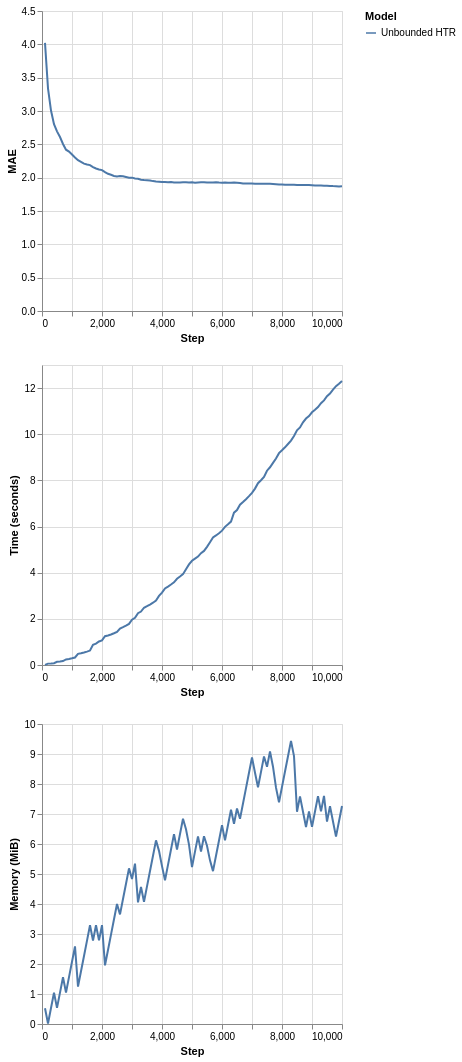

The code cell stored with this chart in its notebook:
### Code cell
plot_performance(
    synth.Friedman(seed=42).take(10_000),
    metrics.MAE(),
    {
        "Unbounded HTR": (
            preprocessing.StandardScaler() |
            tree.HoeffdingTreeRegressor(splitter=tree.splitter.EBSTSplitter())
        )
    }
)

### Figure 1 — Vega-Lite specification as saved in the notebook (floating-point values rounded to 4 significant figures)
{"config": {"view": {"continuousWidth": 300, "continuousHeight": 300}}, "vconcat": [{"mark": {"type": "line"}, "encoding": {"color": {"field": "Model", "type": "nominal"}, "x": {"field": "Step", "type": "quantitative"}, "y": {"field": "Metric", "title": "MAE", "type": "quantitative"}}}, {"mark": {"type": "line"}, "encoding": {"color": {"field": "Model", "type": "nominal"}, "x": {"field": "Step", "type": "quantitative"}, "y": {"field": "Time", "title": "Time (seconds)", "type": "quantitative"}}}, {"mark": {"type": "line"}, "encoding": {"color": {"field": "Model", "type": "nominal"}, "x": {"field": "Step", "type": "quantitative"}, "y": {"field": "Memory", "title": "Memory (MiB)", "type": "quantitative"}}}], "data": {"name": "data-bb2352ab87e09b5c0d295cd5fe3f3d21"}, "$schema": "https://vega.github.io/schema/vega-lite/v6.1.0.json", "datasets": {"data-bb2352ab87e09b5c0d295cd5fe3f3d21": [{"Step": 100, "Metric": 4.023, "Time": 0.00514, "Memory": 0.5266, "Model": "Unbounded HTR"}, {"Step": 200, "Metric": 3.34, "Time": 0.05956, "Memory": 0.01571, "Model": "Unbounded HTR"}, {"Step": 300, "Metric": 3.007, "Time": 0.06465, "Memory": 0.5313, "Model": "Unbounded HTR"}, {"Step": 400, "Metric": 2.803, "Time": 0.0781, "Memory": 1.042, "Model": "Unbounded HTR"}, {"Step": 500, "Metric": 2.695, "Time": 0.1393, "Memory": 0.5361, "Model": "Unbounded HTR"}, {"Step": 600, "Metric": 2.61, "Time": 0.1523, "Memory": 1.047, "Model": "Unbounded HTR"}, {"Step": 700, "Metric": 2.506, "Time": 0.1725, "Memory": 1.558, "Model": "Unbounded HTR"}, {"Step": 800, "Metric": 2.42, "Time": 0.242, "Memory": 1.052, "Model": "Unbounded HTR"}, {"Step": 900, "Metric": 2.391, "Time": 0.2623, "Memory": 1.563, "Model": "Unbounded HTR"}, {"Step": 1000, "Metric": 2.346, "Time": 0.2903, "Memory": 2.074, "Model": "Unbounded HTR"}, {"Step": 1100, "Metric": 2.303, "Time": 0.3251, "Memory": 2.585, "Model": "Unbounded HTR"}, {"Step": 1200, "Metric": 2.262, "Time": 0.4834, "Memory": 1.245, "Model": "Unbounded HTR"}, {"Step": 1300, "Metric": 2.237, "Time": 0.5081, "Memory": 1.756, "Model": "Unbounded HTR"}, {"Step": 1400, "Metric": 2.211, "Time": 0.5393, "Memory": 2.268, "Model": "Unbounded HTR"}, {"Step": 1500, "Metric": 2.198, "Time": 0.5777, "Memory": 2.779, "Model": "Unbounded HTR"}, {"Step": 1600, "Metric": 2.188, "Time": 0.6254, "Memory": 3.29, "Model": "Unbounded HTR"}, {"Step": 1700, "Metric": 2.159, "Time": 0.8776, "Memory": 2.783, "Model": "Unbounded HTR"}, {"Step": 1800, "Metric": 2.137, "Time": 0.9253, "Memory": 3.294, "Model": "Unbounded HTR"}, {"Step": 1900, "Metric": 2.124, "Time": 1.02, "Memory": 2.786, "Model": "Unbounded HTR"}, {"Step": 2000, "Metric": 2.113, "Time": 1.067, "Memory": 3.298, "Model": "Unbounded HTR"}, {"Step": 2100, "Metric": 2.083, "Time": 1.247, "Memory": 1.956, "Model": "Unbounded HTR"}, {"Step": 2200, "Metric": 2.058, "Time": 1.281, "Memory": 2.468, "Model": "Unbounded HTR"}, {"Step": 2300, "Metric": 2.043, "Time": 1.324, "Memory": 2.979, "Model": "Unbounded HTR"}, {"Step": 2400, "Metric": 2.026, "Time": 1.375, "Memory": 3.49, "Model": "Unbounded HTR"}, {"Step": 2500, "Metric": 2.018, "Time": 1.433, "Memory": 4.001, "Model": "Unbounded HTR"}, {"Step": 2600, "Metric": 2.023, "Time": 1.579, "Memory": 3.654, "Model": "Unbounded HTR"}, {"Step": 2700, "Metric": 2.02, "Time": 1.641, "Memory": 4.165, "Model": "Unbounded HTR"}, {"Step": 2800, "Metric": 2.009, "Time": 1.706, "Memory": 4.676, "Model": "Unbounded HTR"}, {"Step": 2900, "Metric": 1.999, "Time": 1.781, "Memory": 5.188, "Model": "Unbounded HTR"}, {"Step": 3000, "Metric": 2.0, "Time": 1.961, "Memory": 4.834, "Model": "Unbounded HTR"}, {"Step": 3100, "Metric": 1.987, "Time": 2.043, "Memory": 5.345, "Model": "Unbounded HTR"}, {"Step": 3200, "Metric": 1.983, "Time": 2.245, "Memory": 4.056, "Model": "Unbounded HTR"}, {"Step": 3300, "Metric": 1.969, "Time": 2.315, "Memory": 4.568, "Model": "Unbounded HTR"}, {"Step": 3400, "Metric": 1.964, "Time": 2.481, "Memory": 4.076, "Model": "Unbounded HTR"}, {"Step": 3500, "Metric": 1.96, "Time": 2.548, "Memory": 4.587, "Model": "Unbounded HTR"}, {"Step": 3600, "Metric": 1.957, "Time": 2.62, "Memory": 5.098, "Model": "Unbounded HTR"}, {"Step": 3700, "Metric": 1.948, "Time": 2.7, "Memory": 5.609, "Model": "Unbounded HTR"}, {"Step": 3800, "Metric": 1.943, "Time": 2.794, "Memory": 6.12, "Model": "Unbounded HTR"}, {"Step": 3900, "Metric": 1.94, "Time": 2.996, "Memory": 5.771, "Model": "Unbounded HTR"}, {"Step": 4000, "Metric": 1.934, "Time": 3.139, "Memory": 5.262, "Model": "Unbounded HTR"}, {"Step": 4100, "Metric": 1.934, "Time": 3.32, "Memory": 4.794, "Model": "Unbounded HTR"}, {"Step": 4200, "Metric": 1.933, "Time": 3.4, "Memory": 5.305, "Model": "Unbounded HTR"}, {"Step": 4300, "Metric": 1.934, "Time": 3.486, "Memory": 5.816, "Model": "Unbounded HTR"}, {"Step": 4400, "Metric": 1.928, "Time": 3.583, "Memory": 6.327, "Model": "Unbounded HTR"}, {"Step": 4500, "Metric": 1.926, "Time": 3.735, "Memory": 5.818, "Model": "Unbounded HTR"}, {"Step": 4600, "Metric": 1.928, "Time": 3.832, "Memory": 6.331, "Model": "Unbounded HTR"}, {"Step": 4700, "Metric": 1.93, "Time": 3.937, "Memory": 6.842, "Model": "Unbounded HTR"}, {"Step": 4800, "Metric": 1.932, "Time": 4.153, "Memory": 6.492, "Model": "Unbounded HTR"}, {"Step": 4900, "Metric": 1.928, "Time": 4.36, "Memory": 5.982, "Model": "Unbounded HTR"}, {"Step": 5000, "Metric": 1.93, "Time": 4.517, "Memory": 5.233, "Model": "Unbounded HTR"}, {"Step": 5100, "Metric": 1.925, "Time": 4.606, "Memory": 5.744, "Model": "Unbounded HTR"}, {"Step": 5200, "Metric": 1.929, "Time": 4.7, "Memory": 6.256, "Model": "Unbounded HTR"}, {"Step": 5300, "Metric": 1.931, "Time": 4.847, "Memory": 5.748, "Model": "Unbounded HTR"}, {"Step": 5400, "Metric": 1.93, "Time": 4.943, "Memory": 6.259, "Model": "Unbounded HTR"}, {"Step": 5500, "Metric": 1.926, "Time": 5.121, "Memory": 5.939, "Model": "Unbounded HTR"}, {"Step": 5600, "Metric": 1.926, "Time": 5.318, "Memory": 5.454, "Model": "Unbounded HTR"}, {"Step": 5700, "Metric": 1.929, "Time": 5.524, "Memory": 5.096, "Model": "Unbounded HTR"}, {"Step": 5800, "Metric": 1.93, "Time": 5.614, "Memory": 5.607, "Model": "Unbounded HTR"}, {"Step": 5900, "Metric": 1.927, "Time": 5.712, "Memory": 6.118, "Model": "Unbounded HTR"}, {"Step": 6000, "Metric": 1.925, "Time": 5.822, "Memory": 6.629, "Model": "Unbounded HTR"}, {"Step": 6100, "Metric": 1.927, "Time": 5.987, "Memory": 6.12, "Model": "Unbounded HTR"}, {"Step": 6200, "Metric": 1.925, "Time": 6.096, "Memory": 6.633, "Model": "Unbounded HTR"}, {"Step": 6300, "Metric": 1.925, "Time": 6.215, "Memory": 7.144, "Model": "Unbounded HTR"}, {"Step": 6400, "Metric": 1.926, "Time": 6.603, "Memory": 6.673, "Model": "Unbounded HTR"}, {"Step": 6500, "Metric": 1.923, "Time": 6.714, "Memory": 7.184, "Model": "Unbounded HTR"}, {"Step": 6600, "Metric": 1.921, "Time": 6.946, "Memory": 6.839, "Model": "Unbounded HTR"}, {"Step": 6700, "Metric": 1.914, "Time": 7.061, "Memory": 7.351, "Model": "Unbounded HTR"}, {"Step": 6800, "Metric": 1.911, "Time": 7.186, "Memory": 7.862, "Model": "Unbounded HTR"}, {"Step": 6900, "Metric": 1.912, "Time": 7.316, "Memory": 8.373, "Model": "Unbounded HTR"}, {"Step": 7000, "Metric": 1.911, "Time": 7.456, "Memory": 8.884, "Model": "Unbounded HTR"}, {"Step": 7100, "Metric": 1.91, "Time": 7.644, "Memory": 8.377, "Model": "Unbounded HTR"}, {"Step": 7200, "Metric": 1.91, "Time": 7.877, "Memory": 7.893, "Model": "Unbounded HTR"}, {"Step": 7300, "Metric": 1.908, "Time": 8.006, "Memory": 8.404, "Model": "Unbounded HTR"}, {"Step": 7400, "Metric": 1.908, "Time": 8.148, "Memory": 8.915, "Model": "Unbounded HTR"}, {"Step": 7500, "Metric": 1.91, "Time": 8.42, "Memory": 8.572, "Model": "Unbounded HTR"}, {"Step": 7600, "Metric": 1.908, "Time": 8.568, "Memory": 9.083, "Model": "Unbounded HTR"}, {"Step": 7700, "Metric": 1.905, "Time": 8.76, "Memory": 8.576, "Model": "Unbounded HTR"}, {"Step": 7800, "Metric": 1.903, "Time": 8.951, "Memory": 7.878, "Model": "Unbounded HTR"}, {"Step": 7900, "Metric": 1.899, "Time": 9.181, "Memory": 7.393, "Model": "Unbounded HTR"}, {"Step": 8000, "Metric": 1.899, "Time": 9.303, "Memory": 7.904, "Model": "Unbounded HTR"}, {"Step": 8100, "Metric": 1.894, "Time": 9.434, "Memory": 8.415, "Model": "Unbounded HTR"}, {"Step": 8200, "Metric": 1.894, "Time": 9.576, "Memory": 8.926, "Model": "Unbounded HTR"}, {"Step": 8300, "Metric": 1.895, "Time": 9.722, "Memory": 9.437, "Model": "Unbounded HTR"}, {"Step": 8400, "Metric": 1.894, "Time": 9.923, "Memory": 8.928, "Model": "Unbounded HTR"}, {"Step": 8500, "Metric": 1.891, "Time": 10.17, "Memory": 7.074, "Model": "Unbounded HTR"}, {"Step": 8600, "Metric": 1.891, "Time": 10.29, "Memory": 7.587, "Model": "Unbounded HTR"}, {"Step": 8700, "Metric": 1.891, "Time": 10.52, "Memory": 7.076, "Model": "Unbounded HTR"}, {"Step": 8800, "Metric": 1.891, "Time": 10.68, "Memory": 6.567, "Model": "Unbounded HTR"}, {"Step": 8900, "Metric": 1.89, "Time": 10.79, "Memory": 7.082, "Model": "Unbounded HTR"}, {"Step": 9000, "Metric": 1.888, "Time": 10.95, "Memory": 6.571, "Model": "Unbounded HTR"}, {"Step": 9100, "Metric": 1.884, "Time": 11.06, "Memory": 7.084, "Model": "Unbounded HTR"}, {"Step": 9200, "Metric": 1.883, "Time": 11.18, "Memory": 7.597, "Model": "Unbounded HTR"}, {"Step": 9300, "Metric": 1.881, "Time": 11.35, "Memory": 7.088, "Model": "Unbounded HTR"}, {"Step": 9400, "Metric": 1.879, "Time": 11.47, "Memory": 7.601, "Model": "Unbounded HTR"}, {"Step": 9500, "Metric": 1.879, "Time": 11.65, "Memory": 6.749, "Model": "Unbounded HTR"}, {"Step": 9600, "Metric": 1.876, "Time": 11.76, "Memory": 7.26, "Model": "Unbounded HTR"}, {"Step": 9700, "Metric": 1.873, "Time": 11.93, "Memory": 6.752, "Model": "Unbounded HTR"}, {"Step": 9800, "Metric": 1.872, "Time": 12.08, "Memory": 6.245, "Model": "Unbounded HTR"}, {"Step": 9900, "Metric": 1.869, "Time": 12.19, "Memory": 6.758, "Model": "Unbounded HTR"}, {"Step": 10000, "Metric": 1.87, "Time": 12.3, "Memory": 7.269, "Model": "Unbounded HTR"}]}}
